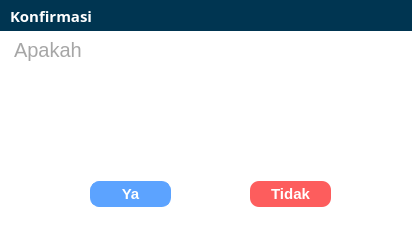
<?xml version="1.0" encoding="UTF-8"?>
<ui version="4.0">
 <class>msgBox_ok</class>
 <widget class="QDialog" name="msgBox_ok">
  <property name="geometry">
   <rect>
    <x>0</x>
    <y>0</y>
    <width>412</width>
    <height>230</height>
   </rect>
  </property>
  <property name="windowTitle">
   <string/>
  </property>
  <property name="windowIcon">
   <iconset resource="../Resources_rc/resources.qrc">
    <normaloff>:/LogoAndWindowsIcon/Aset/LogoIconSolusiku-final.png</normaloff>:/LogoAndWindowsIcon/Aset/LogoIconSolusiku-final.png</iconset>
  </property>
  <widget class="QLabel" name="label">
   <property name="geometry">
    <rect>
     <x>0</x>
     <y>0</y>
     <width>412</width>
     <height>31</height>
    </rect>
   </property>
   <property name="styleSheet">
    <string notr="true">background-color: rgb(0, 53, 81);</string>
   </property>
   <property name="text">
    <string/>
   </property>
  </widget>
  <widget class="QLabel" name="LblJenisMsg">
   <property name="geometry">
    <rect>
     <x>10</x>
     <y>5</y>
     <width>105</width>
     <height>21</height>
    </rect>
   </property>
   <property name="font">
    <font>
     <family>Montaser Arabic</family>
     <pointsize>11</pointsize>
     <weight>75</weight>
     <bold>true</bold>
    </font>
   </property>
   <property name="styleSheet">
    <string notr="true">font-family:Montaser Arabic;
color:#ffffff;
font-weight: bold;
</string>
   </property>
   <property name="text">
    <string>Konfirmasi</string>
   </property>
  </widget>
  <widget class="QLabel" name="LblKonten_isi">
   <property name="geometry">
    <rect>
     <x>14</x>
     <y>38</y>
     <width>385</width>
     <height>120</height>
    </rect>
   </property>
   <property name="font">
    <font>
     <family>Nirmala UI</family>
     <pointsize>15</pointsize>
    </font>
   </property>
   <property name="styleSheet">
    <string notr="true">color:#a6a6a6;</string>
   </property>
   <property name="text">
    <string>Apakah</string>
   </property>
   <property name="alignment">
    <set>Qt::AlignLeading|Qt::AlignLeft|Qt::AlignTop</set>
   </property>
   <property name="wordWrap">
    <bool>true</bool>
   </property>
  </widget>
  <widget class="QLabel" name="label_2">
   <property name="geometry">
    <rect>
     <x>0</x>
     <y>30</y>
     <width>412</width>
     <height>200</height>
    </rect>
   </property>
   <property name="styleSheet">
    <string notr="true">background-color: rgb(255, 255, 255);</string>
   </property>
   <property name="text">
    <string/>
   </property>
  </widget>
  <widget class="QPushButton" name="btnYa">
   <property name="geometry">
    <rect>
     <x>90</x>
     <y>181</y>
     <width>81</width>
     <height>26</height>
    </rect>
   </property>
   <property name="font">
    <font>
     <family>Nirmala UI</family>
     <pointsize>11</pointsize>
     <weight>75</weight>
     <bold>true</bold>
    </font>
   </property>
   <property name="styleSheet">
    <string notr="true">border: 1px solid #5ca3ff;
border-radius: 9px;
background-color: #5ca3ff;
color: #ffffff;</string>
   </property>
   <property name="text">
    <string>Ya</string>
   </property>
  </widget>
  <widget class="QPushButton" name="btnTidak">
   <property name="geometry">
    <rect>
     <x>250</x>
     <y>181</y>
     <width>81</width>
     <height>26</height>
    </rect>
   </property>
   <property name="font">
    <font>
     <family>Nirmala UI</family>
     <pointsize>11</pointsize>
     <weight>75</weight>
     <bold>true</bold>
    </font>
   </property>
   <property name="styleSheet">
    <string notr="true">border-radius: 9px;
background-color: #fd5d5d;
color: #ffffff;</string>
   </property>
   <property name="text">
    <string>Tidak</string>
   </property>
  </widget>
  <zorder>label_2</zorder>
  <zorder>label</zorder>
  <zorder>LblJenisMsg</zorder>
  <zorder>LblKonten_isi</zorder>
  <zorder>btnYa</zorder>
  <zorder>btnTidak</zorder>
 </widget>
 <resources>
  <include location="../Resources_rc/resources.qrc"/>
 </resources>
 <connections/>
</ui>
